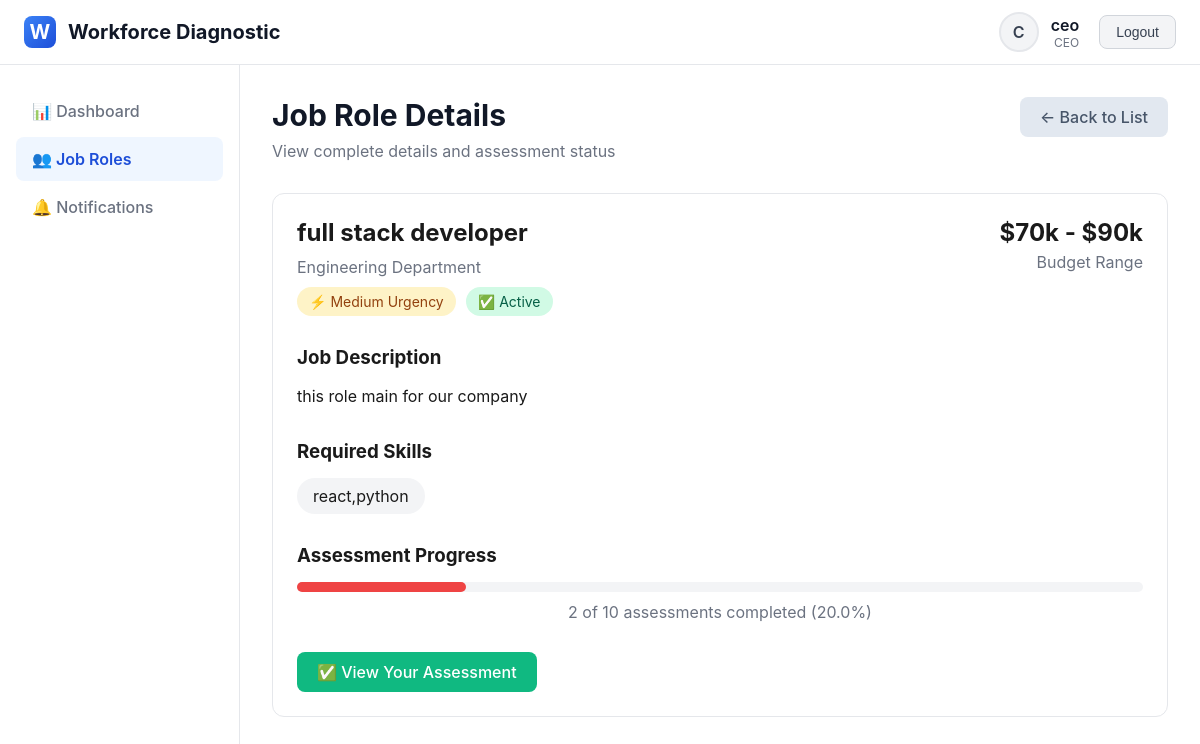
/job-roles/1/ (signed in), run on the app's committed database.
### diagnostic_app/models.py (models this page shows, shortened)
class User(AbstractUser):
    ROLE_CHOICES = [
        ('founder', 'Founder'),
        ('co_founder', 'Co-Founder'),
        ('ceo', 'CEO'),
        ('cfo', 'CFO'),
        ('cto', 'CTO / Tech Lead'),
        ('coo', 'COO'),
        ('project_head', 'Project Head / Team Lead'),
        ('hr_manager', 'HR Manager / People Operations'),
        ('recruiter', 'Recruiter'),
        ('hr_executive', 'HR Executive'),
    ]
    role = models.CharField(max_length=20, choices=ROLE_CHOICES)
    phone = models.CharField(max_length=15, blank=True)
    def get_level(self):
        level_map = {
            'founder': 1, 'co_founder': 1,
            'ceo': 2, 'cfo': 2,
            'cto': 2, 'coo': 2, 'project_head': 2,
            'hr_manager': 3, 'recruiter': 3, 'hr_executive': 3
        }
        return level_map.get(self.role, 0)
    def can_create_job_roles(self):
        return self.role in ['founder', 'co_founder']

class JobRole(models.Model):
    STATUS_CHOICES = [
        ('draft', 'Draft'),
        ('active', 'Active'),
        ('completed', 'Completed'),
        ('cancelled', 'Cancelled'),
    ]
    title = models.CharField(max_length=200)
    department = models.CharField(max_length=100)
    description = models.TextField()
    required_skills = models.TextField()
    experience_level = models.CharField(max_length=50)
    budget_range = models.CharField(max_length=100)
    urgency = models.CharField(max_length=20, choices=[
        ('low', 'Low'),
        ('medium', 'Medium'),
        ('high', 'High')
    ])
    created_by = models.ForeignKey(User, on_delete=models.CASCADE, related_name='created_jobs')
    created_at = models.DateTimeField(auto_now_add=True)
    status = models.CharField(max_length=20, choices=STATUS_CHOICES, default='draft')

### diagnostic_app/views.py (the view)
# urls.py: path('job-roles/<int:job_id>/', views.job_role_detail_view, name='job_role_detail'),
@login_required
def job_role_detail_view(request, job_id):
    job = get_object_or_404(JobRole, id=job_id)
    if request.user.get_level() != 1:
        if not RoleAssignment.objects.filter(job_role=job, user=request.user).exists():
            messages.error(request, 'You are not assigned to this job role.')
            return redirect('dashboard')
    user_submission = DiagnosticSubmission.objects.filter(job_role=job, user=request.user).first()
    assignments = RoleAssignment.objects.filter(job_role=job)
    total_assignments = assignments.count()
    completed_assignments = assignments.filter(is_completed=True).count()
    progress = round((completed_assignments / total_assignments * 100) if total_assignments > 0 else 0, 1)
    submissions = DiagnosticSubmission.objects.filter(job_role=job)
    level1_subs = submissions.filter(user__role__in=['founder', 'co_founder'])
    level2_subs = submissions.filter(user__role__in=['ceo', 'cfo', 'cto', 'coo', 'project_head'])
    level3_subs = submissions.filter(user__role__in=['hr_manager', 'recruiter', 'hr_executive'])
    all_users = User.objects.all()
    context = {
        'job': job,
        'user_submission': user_submission,
        'assignments': assignments,
        'submissions': submissions,
        'level1_subs': level1_subs,
        'level2_subs': level2_subs,
        'level3_subs': level3_subs,
        'progress': progress,
        'total_assignments': total_assignments,
        'completed_assignments': completed_assignments,
        'all_users': all_users,  # Add this line
    }
    return render(request, 'diagnostic_app/job_role_detail.html', context)

### diagnostic_app/templates/diagnostic_app/job_role_detail.html (shortened to what this page needs)
{% extends 'diagnostic_app/base.html' %}
{% block content %}
<div class="page-header">
    <div style="display: flex; justify-content: space-between; align-items: flex-start;">
        <div>
            <h1>Job Role Details</h1>
            <p>View complete details and assessment status</p>
        </div>
        <div>
            <a href="{% url 'job_roles' %}" class="btn btn-secondary">← Back to List</a>
        </div>
    </div>
</div>
<div class="card">
    <div style="display: flex; justify-content: space-between; align-items: flex-start; margin-bottom: 30px;">
        <div>
            <h2 style="margin-bottom: 10px;">{{ job.title }}</h2>
            <p style="color: #6b7280; margin-bottom: 5px;">{{ job.department }} Department</p>
            <div style="display: flex; gap: 10px; margin-top: 10px;">
                <span style="padding: 6px 12px; background:
                    {% if job.urgency == 'high' %}#fee2e2; color: #991b1b;
                    {% elif job.urgency == 'medium' %}#fef3c7; color: #92400e;
                    {% else %}#d1fae5; color: #065f46;
                    {% endif %}; border-radius: 20px; font-size: 14px;">
                    {% if job.urgency == 'high' %}⚡ High Urgency
                    {% elif job.urgency == 'medium' %}⚡ Medium Urgency
                    {% else %}⚡ Low Urgency
                    {% endif %}
                </span>
                <span style="padding: 6px 12px; background: #d1fae5; color: #065f46; border-radius: 20px; font-size: 14px;">
                    ✅ {{ job.status|title }}
                </span>
            </div>
        </div>
        <div style="text-align: right;">
            <div style="font-size: 24px; font-weight: bold; margin-bottom: 5px;">{{ job.budget_range }}</div>
            <div style="color: #6b7280;">Budget Range</div>
        </div>
    </div>
    <div style="margin-bottom: 30px;">
        <h3 style="margin-bottom: 15px;">Job Description</h3>
        <p style="line-height: 1.6;">{{ job.description }}</p>
    </div>
    <div style="margin-bottom: 30px;">
        <h3 style="margin-bottom: 15px;">Required Skills</h3>
        <div style="display: flex; flex-wrap: wrap; gap: 10px;">
            {% for skill in job.required_skills.split %}
                {% if skill.strip %}
                <span style="padding: 8px 16px; background: #f3f4f6; border-radius: 20px;">{{ skill.strip }}</span>
                {% endif %}
            {% empty %}
            <span style="padding: 8px 16px; background: #f3f4f6; border-radius: 20px;">No skills specified</span>
            {% endfor %}
        </div>
    </div>
    <div style="margin-bottom: 30px;">
        <h3 style="margin-bottom: 15px;">Assessment Progress</h3>
        <div style="background: #f3f4f6; height: 10px; border-radius: 5px; margin-bottom: 10px;">
            <div style="width: {{ progress }}%; height: 100%; background:
                {% if progress == 100 %}#10b981;
                {% elif progress >= 50 %}#f59e0b;
                {% else %}#ef4444;
                {% endif %}; border-radius: 5px;"></div>
        </div>
        <p style="color: #6b7280; text-align: center;">
            {% if progress == 0 %}
            No assessments submitted yet
            {% else %}
            {{ completed_assignments }} of {{ total_assignments }} assessments completed ({{ progress }}%)
            {% endif %}
        </p>
    </div>
    <div style="display: flex; gap: 15px;">
        {% if not user_submission %}
            {% for assignment in assignments %}
                {% if assignment.user == user and not assignment.is_completed %}
                <a href="{% url 'diagnostic' job.id %}" class="btn btn-primary">
                    📝 Start Assessment
                </a>
                {% endif %}
            {% endfor %}
        {% else %}
        <a href="{% url 'submission_detail' user_submission.id %}" class="btn btn-success">
            ✅ View Your Assessment
        </a>
        {% endif %}
    </div>
</div>
{% endblock %}

### diagnostic_app/templates/diagnostic_app/base.html (shortened to what this page needs)
<!DOCTYPE html>
<html lang="en">
<head>
    {% load static %}
</head>
<body>
    {% if user.is_authenticated %}
    <div class="app-container">
        <header class="header">
            <div class="header-content">
                <a href="{% url 'dashboard' %}" class="logo">
                    <div class="logo-icon">W</div>
                    <span>Workforce Diagnostic</span>
                </a>
                <div class="user-menu">
                    <div class="user-info">
                        <div class="user-avatar">
                            {{ user.username|slice:":1"|upper }}
                        </div>
                        <div class="user-details">
                            <div class="user-name">{{ user.username }}</div>
                            <div class="user-role">{{ user.get_role_display }}</div>
                        </div>
                    </div>
                    <form method="post" action="{% url 'logout' %}">
                        <button type="submit" class="btn-logout">Logout</button>
                    </form>
                </div>
            </div>
        </header>
        <div class="main-content">
            <nav class="sidebar">
                <ul class="nav-menu">
                    <li class="nav-item">
                        <a href="{% url 'dashboard' %}" class="nav-link {% if request.path == '/dashboard/' %}active{% endif %}">
                            📊 Dashboard
                        </a>
                    </li>
                    <li class="nav-item">
                        <a href="{% url 'job_roles' %}" class="nav-link {% if '/job-roles' in request.path and request.path != '/job-roles/create/' %}active{% endif %}">
                            👥 Job Roles
                        </a>
                    </li>
                    <li class="nav-item">
                        <a href="{% url 'notifications' %}" class="nav-link {% if '/notifications' in request.path %}active{% endif %}">
                            🔔 Notifications
                        </a>
                    </li>
                </ul>
            </nav>
            <div class="content-wrapper">
                <div class="content">
                    {% block content %}{% endblock %}
                </div>
            </div>
        </div>
    </div>
    {% else %}
    {% block login_content %}{% endblock %}
    {% endif %}
</body>
</html>

### diagnostic_app/templates/diagnostic_app/base.html (style rules this page uses)
* { margin: 0; padding: 0; box-sizing: border-box; }
body { font-family: -apple-system, BlinkMacSystemFont, 'Segoe UI', Roboto, sans-serif; background: #ffffff; color: #1a1a1a; min-height: 100vh; }
.app-container { display: flex; flex-direction: column; min-height: 100vh; }
.header { background: #ffffff; border-bottom: 1px solid #e5e7eb; padding: 0 24px; box-shadow: 0 1px 3px rgba(0,0,0,0.05); }
.header-content { display: flex; align-items: center; justify-content: space-between; height: 64px; max-width: 1200px; margin: 0 auto; }
.logo { display: flex; align-items: center; gap: 12px; font-size: 20px; font-weight: 700; color: #111827; text-decoration: none; }
.logo-icon { width: 32px; height: 32px; background: linear-gradient(135deg, #3b82f6 0%, #1d4ed8 100%); border-radius: 8px; display: flex; align-items: center; justify-content: center; color: white; }
.user-menu { display: flex; align-items: center; gap: 20px; }
.user-info { display: flex; align-items: center; gap: 12px; }
.user-avatar { width: 40px; height: 40px; border-radius: 50%; background: #f3f4f6; display: flex; align-items: center; justify-content: center; font-weight: 600; color: #374151; border: 2px solid #e5e7eb; }
.user-details { text-align: right; }
.user-name { font-weight: 600; color: #111827; }
.user-role { font-size: 12px; color: #6b7280; }
.btn-logout { padding: 8px 16px; background: #f3f4f6; color: #374151; border: 1px solid #d1d5db; border-radius: 8px; font-size: 14px; font-weight: 500; cursor: pointer; transition: all 0.2s; }
.main-content { flex: 1; display: flex; }
.sidebar { width: 240px; background: #ffffff; border-right: 1px solid #e5e7eb; padding: 24px 0; }
.nav-menu { list-style: none; padding: 0 16px; }
.nav-item { margin-bottom: 4px; }
.nav-link { display: flex; align-items: center; gap: 12px; padding: 12px 16px; color: #6b7280; text-decoration: none; border-radius: 8px; transition: all 0.2s; font-weight: 500; }
.nav-link.active { background: #eff6ff; color: #1d4ed8; font-weight: 600; }
.content-wrapper { flex: 1; padding: 32px; background: #ffffff; }
.content { max-width: 1200px; margin: 0 auto; }
.page-header { margin-bottom: 32px; }
.page-header h1 { font-size: 30px; font-weight: 700; color: #111827; margin-bottom: 8px; }
.page-header p { color: #6b7280; font-size: 16px; }
.btn { padding: 10px 20px; border-radius: 8px; font-weight: 500; cursor: pointer; border: none; text-decoration: none; display: inline-flex; align-items: center; gap: 8px; transition: all 0.2s; }
.btn-secondary { background: #e2e8f0; color: #475569; }
.btn-success { background: #10b981; color: white; }
.card { background: #ffffff; border: 1px solid #e5e7eb; border-radius: 12px; padding: 24px; margin-bottom: 20px; }

### data on the page
User: username "C", username "ceo", role "CEO"
JobRole: title "full stack developer", department "Engineering", status "Active", budget_range "$70k - $90k", description "this role main for our company", strip "react,python"

### other printed values
{{ completed_assignments }} "2"
{{ total_assignments }} "10"
{{ progress }} "20.0"
